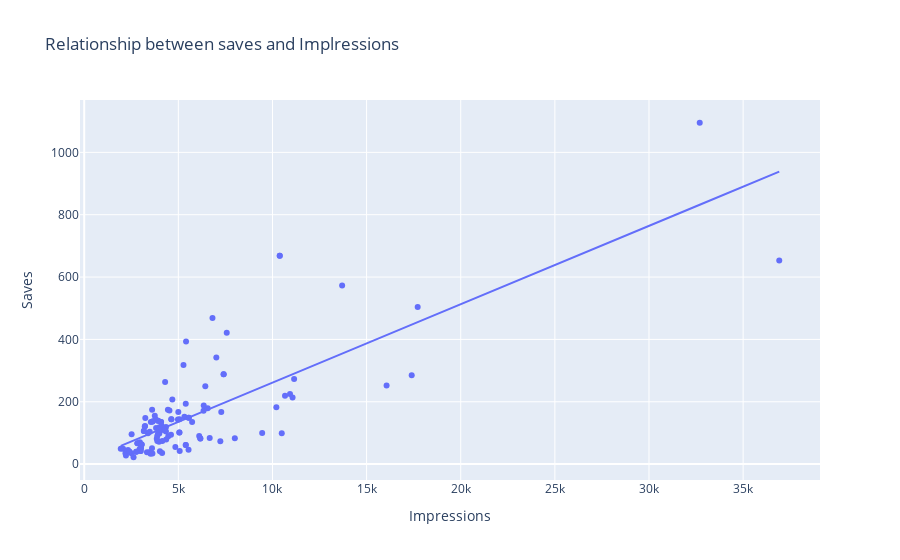

The notebook cell saved with this chart:
### Code cell
figure=px.scatter(df,x="Impressions",y="Saves",trendline="ols",
                 title="Relationship between saves and Implressions")
figure.show()
